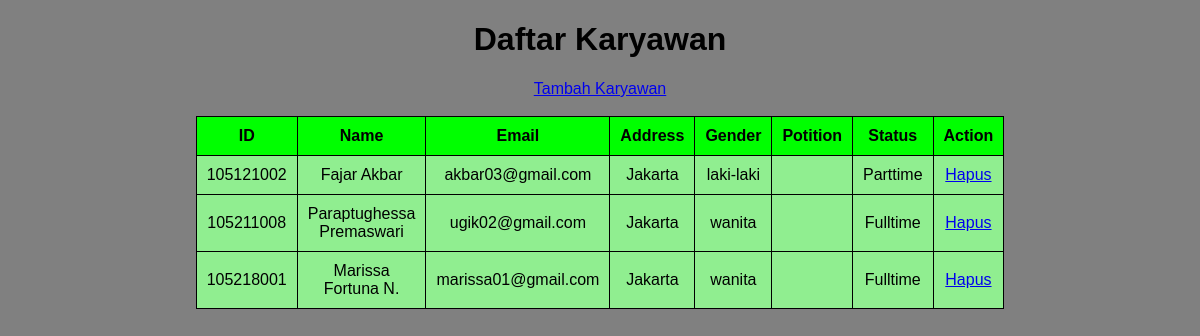
The page / on the database its author committed.
### tables this page shows
CREATE TABLE `karyawan` (
  `id` int(11) NOT NULL,
  `name` varchar(100) NOT NULL,
  `email` varchar(50) NOT NULL,
  `address` varchar(200) NOT NULL,
  `gender` varchar(10) NOT NULL,
  `position` varchar(50) NOT NULL,
  `status` varchar(50) NOT NULL
);

### functions.php (called while the page is built, shortened)
<?php
$conn = mysqli_connect("localhost", "root", "", "data_karyawan");
function query($query)
{
    global $conn;
    $data = mysqli_query($conn, $query);
    $karyawans = [];
    while ($karyawan = mysqli_fetch_assoc($data)) {
        $karyawans[] = $karyawan;
    }
    return $karyawans;
}

### index.php (the view, shortened to what this page needs)
<?php
require 'functions.php';
$karyawan = query("SELECT * FROM karyawan");
?>
<!DOCTYPE html>
<html lang="en">
<head>
    <link rel="stylesheet" type="text/css" href="style.css" />
    <link rel="stylesheet" href="style.css">
</head>
<body>
    <div class="tengah" class="tulisan">
        <h1 align="center">Daftar Karyawan</h1>
        <a href="tambah.php">Tambah Karyawan</a>
    </div>
    <br>
    <table border="1" cellpadding="10" cellspacing="0" class="center">
        <tr bgcolor='#00FF00'>
            <th>ID</th>
            <th>Name</th>
            <th>Email</th>
            <th>Address</th>
            <th>Gender</th>
            <th>Potition</th>
            <th>Status</th>
            <th>Action</th>
        </tr>
        <?php foreach ($karyawan as $item) : ?>
            <tr bgcolor='lightgreen'>
                <td><?= $item["id"] ?></td>
                <td><?= $item["name"] ?></td>
                <td><?= $item["email"] ?></td>
                <td><?= $item["address"] ?></td>
                <td><?= $item["gender"] ?></td>
                <td><?= $item["potition"] ?></td>
                <td><?= $item["status"] ?></td>
                <td><a href="hapus.php?id=<?= $item["id"]; ?>" onclick="return confirm('data akan dihapus, apakah anda yakin?')">Hapus</a></td>
            </tr>
        <?php endforeach ?>
    </table>
</body>
</html>

### style.css (style rules this page uses)
table, td, th { border: 1px solid black; }
table { border-collapse: collapse; width: 50%; }
td { text-align: center; }
table.center { margin-left: auto; margin-right: auto; }
.tengah { text-align: center; font-family: Arial, Helvetica, sans-serif; }
body { background-color: gray; font-family: Arial, Helvetica, sans-serif; }

### rows shown on the page
karyawan: id "105121002", name "Fajar Akbar", email "akbar03@gmail.com", address "Jakarta", gender "laki-laki", status "Parttime"
karyawan: id "105211008", name "Paraptughessa Premaswari", email "ugik02@gmail.com", address "Jakarta", gender "wanita", status "Fulltime"
karyawan: id "105218001", name "Marissa Fortuna N.", email "marissa01@gmail.com", address "Jakarta", gender "wanita", status "Fulltime"
